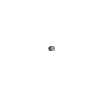
Frame 1 (no input)
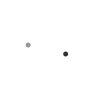
Frame 60 (the mouse pressed at the canvas centre just before this capture)
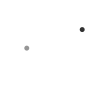
Frame 120 (the mouse held since frame 60 and released just before this capture)

The Processing sketch that drew these frames (run headless with seeded random() and noise(); from frame 60 on, the mouse is pressed at the canvas centre):

// Processing sketch: FruitFly
// ── FruitFly.pde
//class
Gnat charlie = new Gnat(255, 50, 100);
Gnat chuck = new Gnat(100,150,30);

void setup() {
  size(100,100);
  noStroke();
}

void draw() {
   background(255);
   //function
   charlie.fly();
   charlie.zap();
   chuck.fly();
   chuck.zap();
  
}

class Gnat{
  float flyX = 50;
  float flyY = 50;
  float flyAlpha = 255;
  float flySize = 5;
  float flyRed = 0;
  float flyGreen = 0;
  float flyBlue = 0;
  
  Gnat(int r, int g, int b){
 // code here will happen once
 // when instance is created
  flyRed = r;
  flyGreen = g;
  flyBlue = b;
 
 
   
  }
  
  void fly() {
   flyX = flyX + random(-3,3);
   flyY = flyY + random(-3,3); 
   fill(flyGreen,flyAlpha);
   ellipse(flyX,flyY,flySize,flySize);
}

void zap() {  
   if (flyX > width) {
      flyX = width/2;
      background(255,255,0);
   }
   if (flyX < 0) {
      flyX = width/2;
      background(255,255,0);
   }
   if (flyY > height) {
      flyY = height/2;
      background(255,255,0);
   }
   if (flyY < 0) {
      flyY = height/2;
      background(255,255,0);
   }
 

 }


}
